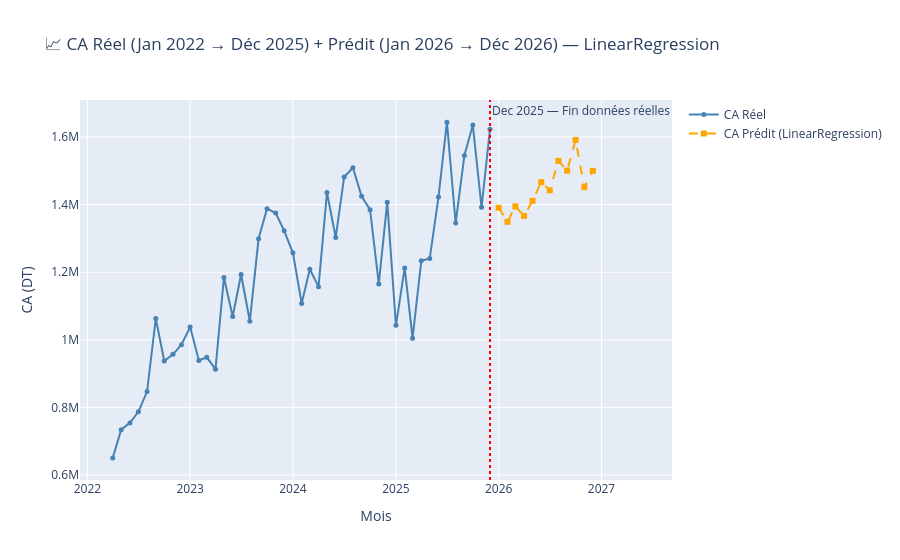

Write notebook code for a chart like this one.
### Markdown cell above
## Visualisation — CA Réel + Prédit sur un seul graphe

### Code cell
fig = go.Figure()

# CA réel
fig.add_trace(go.Scatter(
    x=df_ml['date'], y=df_ml['total_sales'],
    name='CA Réel', mode='lines+markers',
    line=dict(color='steelblue', width=2), marker=dict(size=5)
))

# CA prédit
fig.add_trace(go.Scatter(
    x=df_pred['date'], y=df_pred['predicted_sales'],
    name='CA Prédit (LinearRegression)',
    mode='lines+markers',
    line=dict(color='orange', width=2, dash='dash'),
    marker=dict(size=6, symbol='square')
))

fig.add_vline(
    x=last_date.timestamp() * 1000,
    line_dash='dot', line_color='red',
    annotation_text=f'{last_date.strftime("%b %Y")} — Fin données réelles'
)

fig.update_layout(
    title='📈 CA Réel (Jan 2022 → Déc 2025) + Prédit (Jan 2026 → Déc 2026) — LinearRegression',
    xaxis_title='Mois', yaxis_title='CA (DT)',
    hovermode='x unified', height=500
)
fig.show()

### Figure 1 — Plotly figure (JSON) as saved in the notebook; plotly's stock layout.template omitted (floating-point values rounded to 4 significant figures)
{"data": [{"line": {"color": "steelblue", "width": 2}, "marker": {"size": 5}, "mode": "lines+markers", "name": "CA Réel", "type": "scatter", "x": ["2022-04-01T00:00:00", "2022-05-01T00:00:00", "2022-06-01T00:00:00", "2022-07-01T00:00:00", "2022-08-01T00:00:00", "2022-09-01T00:00:00", "2022-10-01T00:00:00", "2022-11-01T00:00:00", "2022-12-01T00:00:00", "2023-01-01T00:00:00", "2023-02-01T00:00:00", "2023-03-01T00:00:00", "2023-04-01T00:00:00", "2023-05-01T00:00:00", "2023-06-01T00:00:00", "2023-07-01T00:00:00", "2023-08-01T00:00:00", "2023-09-01T00:00:00", "2023-10-01T00:00:00", "2023-11-01T00:00:00", "2023-12-01T00:00:00", "2024-01-01T00:00:00", "2024-02-01T00:00:00", "2024-03-01T00:00:00", "2024-04-01T00:00:00", "2024-05-01T00:00:00", "2024-06-01T00:00:00", "2024-07-01T00:00:00", "2024-08-01T00:00:00", "2024-09-01T00:00:00", "2024-10-01T00:00:00", "2024-11-01T00:00:00", "2024-12-01T00:00:00", "2025-01-01T00:00:00", "2025-02-01T00:00:00", "2025-03-01T00:00:00", "2025-04-01T00:00:00", "2025-05-01T00:00:00", "2025-06-01T00:00:00", "2025-07-01T00:00:00", "2025-08-01T00:00:00", "2025-09-01T00:00:00", "2025-10-01T00:00:00", "2025-11-01T00:00:00", "2025-12-01T00:00:00"], "y": [650800.0, 734300.0, 754300.0, 787000.0, 847000.0, 1063000.0, 937200.0, 957100.0, 985700.0, 1038000.0, 939000.0, 948300.0, 913200.0, 1185000.0, 1069000.0, 1193000.0, 1055000.0, 1299000.0, 1388000.0, 1375000.0, 1323000.0, 1257000.0, 1108000.0, 1209000.0, 1157000.0, 1436000.0, 1303000.0, 1482000.0, 1509000.0, 1425000.0, 1385000.0, 1166000.0, 1407000.0, 1043000.0, 1213000.0, 1005000.0, 1234000.0, 1241000.0, 1422000.0, 1644000.0, 1345000.0, 1545000.0, 1635000.0, 1392000.0, 1623000.0]}, {"line": {"color": "orange", "dash": "dash", "width": 2}, "marker": {"size": 6, "symbol": "square"}, "mode": "lines+markers", "name": "CA Prédit (LinearRegression)", "type": "scatter", "x": ["2026-01-01T00:00:00", "2026-02-01T00:00:00", "2026-03-01T00:00:00", "2026-04-01T00:00:00", "2026-05-01T00:00:00", "2026-06-01T00:00:00", "2026-07-01T00:00:00", "2026-08-01T00:00:00", "2026-09-01T00:00:00", "2026-10-01T00:00:00", "2026-11-01T00:00:00", "2026-12-01T00:00:00"], "y": [1391000.0, 1349000.0, 1395000.0, 1367000.0, 1411000.0, 1467000.0, 1443000.0, 1530000.0, 1501000.0, 1591000.0, 1452000.0, 1500000.0]}], "layout": {"annotations": [{"showarrow": false, "text": "Dec 2025 — Fin données réelles", "x": 1764547200000, "xanchor": "left", "xref": "x", "y": 1, "yanchor": "top", "yref": "y domain"}], "autosize": true, "hovermode": "x unified", "shapes": [{"line": {"color": "red", "dash": "dot"}, "type": "line", "x0": 1764547200000, "x1": 1764547200000, "xref": "x", "y0": 0, "y1": 1, "yref": "y domain"}], "title": {"text": "📈 CA Réel (Jan 2022 → Déc 2025) + Prédit (Jan 2026 → Déc 2026) — LinearRegression"}, "xaxis": {"autorange": true, "range": ["2021-09-28 05:33:05.5122", "2030-06-07 20:04:31.413"], "title": {"text": "Mois"}, "type": "date"}, "yaxis": {"autorange": true, "range": [583400.0, 1712000.0], "title": {"text": "CA (DT)"}, "type": "linear"}}}
